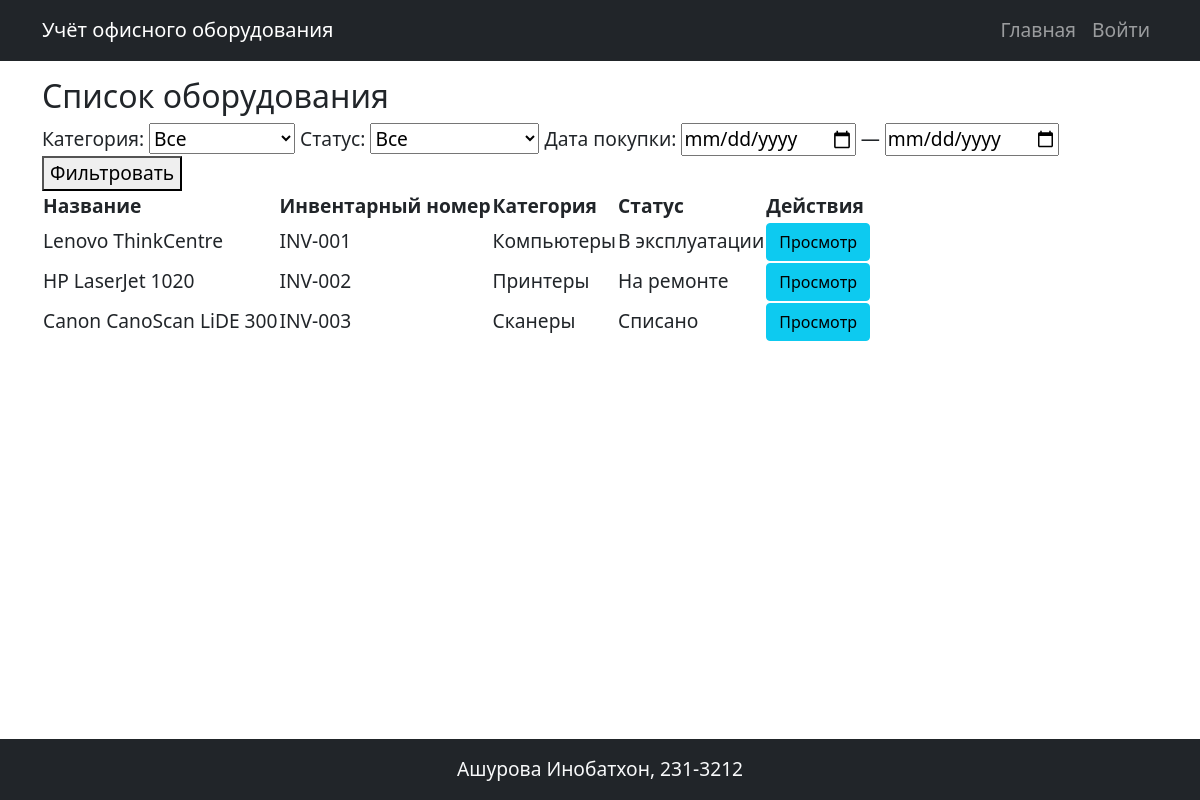
The page / on the database its author committed.
### models.py (models this page shows)
class Equipment(db.Model):
    id = db.Column(db.Integer, primary_key=True)
    name = db.Column(db.String(100), nullable=False)
    inventory_number = db.Column(db.String(50), unique=True, nullable=False)
    category_id = db.Column(db.Integer, db.ForeignKey('category.id'), nullable=False)
    category = db.relationship('Category', backref='equipments')
    purchase_date = db.Column(db.Date, nullable=False)
    cost = db.Column(db.Numeric(10, 2), nullable=False)
    status = db.Column(db.Enum('В эксплуатации', 'На ремонте', 'Списано', name='equipment_status'), nullable=False, default='В эксплуатации')
    note = db.Column(db.Text)
    photos = db.relationship('Photo', backref='equipment', lazy='dynamic', cascade='all, delete-orphan')
    maintenance_history = db.relationship('MaintenanceHistory', backref='equipment', cascade='all, delete-orphan')
    responsible_persons = db.relationship('ResponsiblePersons', secondary=equipment_responsible, back_populates='equipments')
    write_offs = db.relationship('WriteOff', backref='equipment_obj', cascade='all, delete-orphan')

class Category(db.Model):
    id = db.Column(db.Integer, primary_key=True)
    name = db.Column(db.String(100), nullable=False)
    description = db.Column(db.Text)

### app.py (the view)
@app.route('/')
def index():
    page = request.args.get('page', 1, type=int)
    category = request.args.get('category', type=int)
    status = request.args.get('status', type=str)
    date_from = request.args.get('date_from')
    date_to = request.args.get('date_to')
    query = Equipment.query
    if category:
        query = query.filter(Equipment.category_id == category)
    if status:
        query = query.filter(Equipment.status == status)
    if date_from:
        try:
            date_from_obj = datetime.strptime(date_from, '%Y-%m-%d').date()
            query = query.filter(Equipment.purchase_date >= date_from_obj)
        except ValueError:
            pass
    if date_to:
        try:
            date_to_obj = datetime.strptime(date_to, '%Y-%m-%d').date()
            query = query.filter(Equipment.purchase_date <= date_to_obj)
        except ValueError:
            pass
    query = query.order_by(Equipment.purchase_date.desc())
    pagination = query.paginate(page=page, per_page=10, error_out=False)
    equipment_list = []
    for eq in pagination.items:
        equipment_list.append({
            'id': eq.id,
            'name': eq.name,
            'inventory_number': eq.inventory_number,
            'category_name': eq.category.name if eq.category_id else '',
            'status_display': eq.status,
        })
    categories = Category.query.all()
    return render_template('index.html',
        equipment_list=equipment_list,
        categories=categories,
        pagination=pagination)

### templates/index.html (shortened to what this page needs)
{% extends 'base.html' %}
{% block content %}
<h2>Список оборудования</h2>
<form method="get" action="">
    <label>Категория:
        <select name="category">
            <option value="">Все</option>
        </select>
    </label>
    <label>Статус:
        <select name="status">
            <option value="">Все</option>
        </select>
    </label>
    <label>Дата покупки:
        <input type="date" name="date_from" value="{{ request.args.get('date_from', '') }}"> — <input type="date" name="date_to" value="{{ request.args.get('date_to', '') }}">
    </label>
    <button type="submit">Фильтровать</button>
</form>
<table>
    <thead>
        <tr>
            <th>Название</th>
            <th>Инвентарный номер</th>
            <th>Категория</th>
            <th>Статус</th>
            <th>Действия</th>
        </tr>
    </thead>
    <tbody>
        {% for eq in equipment_list %}
        <tr>
            <td>{{ eq.name }}</td>
            <td>{{ eq.inventory_number }}</td>
            <td>{{ eq.category_name }}</td>
            <td>{{ eq.status_display }}</td>
            <td>
                <a href="{{ url_for('view_equipment', id=eq.id) }}" class="btn btn-info">Просмотр</a>
            </td>
        </tr>
        {% else %}
        <tr><td colspan="5">Нет оборудования</td></tr>
        {% endfor %}
    </tbody>
</table>
{% endblock %}

### templates/base.html (shortened to what this page needs)
<!doctype html>
<html lang="ru">
  <head>
    <link href="https://cdn.jsdelivr.net/npm/bootstrap@5.0.2/dist/css/bootstrap.min.css" rel="stylesheet">
    <link rel="stylesheet" href="{{ url_for('static', filename='styles.css') }}">
    <link rel="stylesheet" href="https://cdn.jsdelivr.net/npm/bootstrap-icons@1.8.0/font/bootstrap-icons.css">
  </head>
  <body>
    <header>
        <nav class="navbar navbar-expand-lg navbar-dark bg-dark">
            <div class="container">
              <a class="navbar-brand" href="{{ url_for('index') }}">Учёт офисного оборудования</a>
              <div class="collapse navbar-collapse" id="navbarSupportedContent">
                <ul class="navbar-nav ms-auto mb-2 mb-lg-0">
                    <li class="nav-item">
                        <a class="nav-link" href="{{ url_for('index') }}">Главная</a>
                    </li>
                  {% if current_user.is_authenticated %}
                   {% if current_user.role.name == 'admin' or current_user.role.name == 'tech' %}
                    <li class="nav-item">
                      <a class="nav-link" aria-current="page" href="{{ url_for('change_password') }}">Списание</a>
                    </li>
                    <li class="nav-item">
                      <a class="nav-link" aria-current="page" href="{{ url_for('maintenance') }}">Обслуживание</a>
                    </li>
                   {% endif %}
                    <li class="nav-item">
                      <a class="nav-link" aria-current="page" href="{{ url_for('logout') }}">Выйти</a>
                    </li>
                  {% else %}
                    <li class="nav-item">
                      <a class="nav-link" aria-current="page" href="{{ url_for('login') }}">Войти</a>
                    </li>
                  {% endif %}
                </ul>
              </div>
            </div>
          </nav>
    </header>
    <main class="my-3">
        <div class="container">
            {% block content %}{% endblock %}
        </div>
    </main>
    <footer class="bg-dark text-center text-light py-3">
          <p class="mb-0">Ашурова Инобатхон, 231-3212</p>
  </footer>
  </body>
</html>

### static/styles.css (style rules this page uses)
body { font-size: 1.2rem; display: grid; grid-template-rows: auto 1fr auto; height: 100vh; margin: 0; }

### rows shown on the page
Equipment: name "Lenovo ThinkCentre", inventory_number "INV-001", category_name "Компьютеры", status_display "В эксплуатации"
Equipment: name "HP LaserJet 1020", inventory_number "INV-002", category_name "Принтеры", status_display "На ремонте"
Equipment: name "Canon CanoScan LiDE 300", inventory_number "INV-003", category_name "Сканеры", status_display "Списано"
